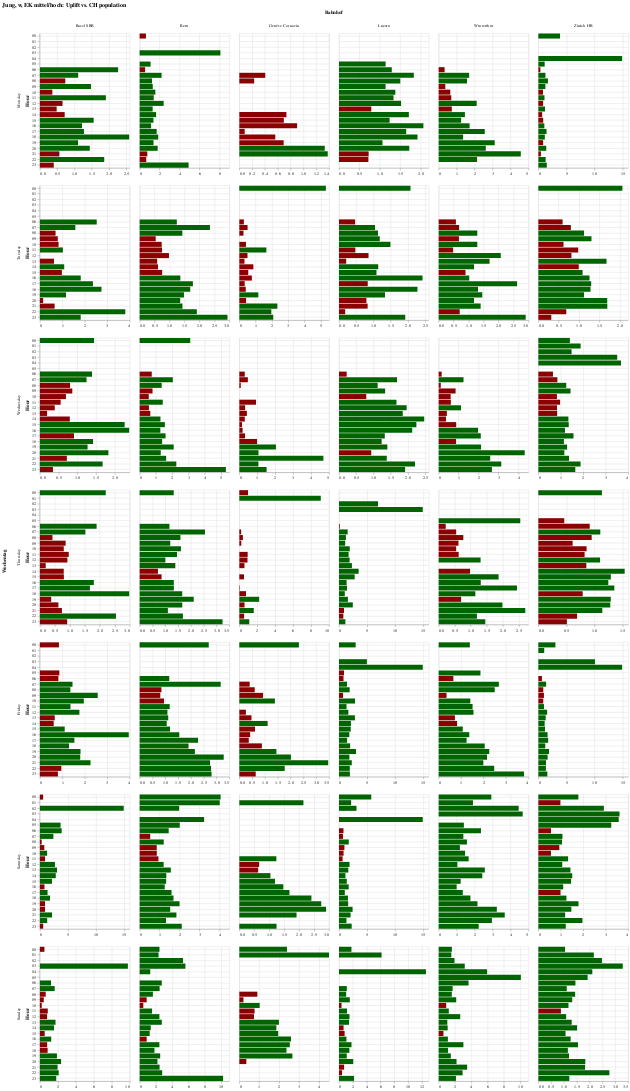

Source (notebook cell):
### Code cell
TargetJungWMittelHoch.plot_ch_uplift_barplot(
    {
        "Station": [
            "Basel SBB",
            "Bern",
            "Genève Cornavin",
            "Luzern",
            "Winterthur",
            "Zürich HB",
        ]
    },
    target_col="pop_uplift_ratio",
    target_threshold=1,
)

### Figure 1 — Vega-Lite specification as saved in the notebook (floating-point values rounded to 4 significant figures; data arrays with more than 128 entries replaced by an {"elided": "..."} marker saying what was removed)
{"$schema": "https://vega.github.io/schema/vega-lite/v3.4.0.json", "config": {"mark": {"tooltip": null}, "view": {"height": 300, "width": 400}}, "data": {"name": "data-8d58dbeef6b3f4b9a02112f53f2e3b19"}, "datasets": {"data-8d58dbeef6b3f4b9a02112f53f2e3b19": {"elided": "1008 records"}}, "encoding": {"color": {"condition": {"test": "(datum['pop_uplift_ratio'] > 1)", "value": "darkgreen"}, "value": "darkred"}, "column": {"field": "Station", "title": "Bahnhof", "type": "nominal"}, "row": {"field": "DayOfWeek", "sort": ["Monday", "Tuesday", "Wednesday", "Thursday", "Friday", "Saturday", "Sunday"], "title": "Wochentag", "type": "nominal"}, "tooltip": [{"field": "Hour", "type": "nominal"}, {"field": "spr", "title": "Total", "type": "quantitative"}, {"field": "target_pers", "title": "Zielgruppe", "type": "quantitative"}, {"field": "pop_uplift_ratio", "title": "pop_uplift_ratio", "type": "quantitative"}], "x": {"field": "pop_uplift_ratio", "title": "", "type": "quantitative"}, "y": {"axis": {"grid": true}, "field": "Hour", "sort": ["00", "01", "02", "03", "04", "05", "06", "07", "08", "09", "10", "11", "12", "13", "14", "15", "16", "17", "18", "19", "20", "21", "22", "23"], "type": "ordinal"}}, "height": 300, "mark": "bar", "resolve": {"scale": {"x": "independent"}}, "title": "Jung, w, EK mittel/hoch: Uplift vs. CH population", "width": 200}
